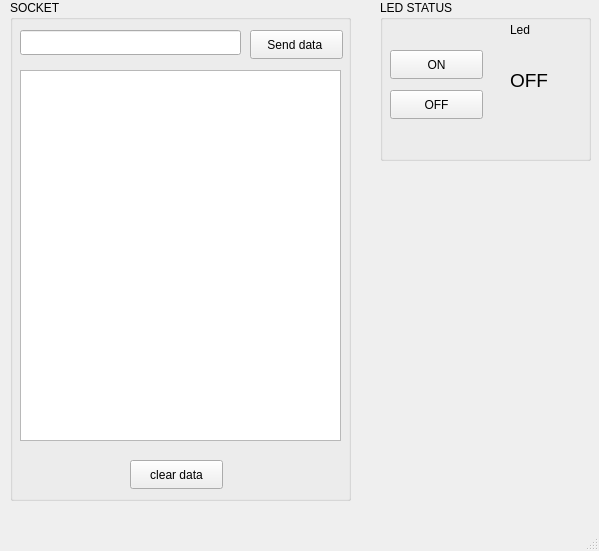
<?xml version="1.0" encoding="UTF-8"?>
<ui version="4.0">
 <class>MainWindow</class>
 <widget class="QMainWindow" name="MainWindow">
  <property name="geometry">
   <rect>
    <x>0</x>
    <y>0</y>
    <width>599</width>
    <height>551</height>
   </rect>
  </property>
  <property name="windowTitle">
   <string>MainWindow</string>
  </property>
  <widget class="QWidget" name="centralwidget">
   <widget class="QGroupBox" name="led_control_gr">
    <property name="geometry">
     <rect>
      <x>380</x>
      <y>0</y>
      <width>211</width>
      <height>161</height>
     </rect>
    </property>
    <property name="title">
     <string>LED STATUS</string>
    </property>
    <widget class="QPushButton" name="onButton">
     <property name="geometry">
      <rect>
       <x>10</x>
       <y>50</y>
       <width>93</width>
       <height>29</height>
      </rect>
     </property>
     <property name="text">
      <string>ON</string>
     </property>
    </widget>
    <widget class="QPushButton" name="offButton">
     <property name="geometry">
      <rect>
       <x>10</x>
       <y>90</y>
       <width>93</width>
       <height>29</height>
      </rect>
     </property>
     <property name="text">
      <string>OFF</string>
     </property>
    </widget>
    <widget class="QLabel" name="lblLedStatus">
     <property name="geometry">
      <rect>
       <x>130</x>
       <y>20</y>
       <width>31</width>
       <height>20</height>
      </rect>
     </property>
     <property name="text">
      <string>Led</string>
     </property>
    </widget>
    <widget class="QLabel" name="lblStatus">
     <property name="geometry">
      <rect>
       <x>130</x>
       <y>50</y>
       <width>61</width>
       <height>61</height>
      </rect>
     </property>
     <property name="font">
      <font>
       <pointsize>14</pointsize>
      </font>
     </property>
     <property name="text">
      <string>OFF</string>
     </property>
    </widget>
   </widget>
   <widget class="QGroupBox" name="groupBox">
    <property name="geometry">
     <rect>
      <x>10</x>
      <y>0</y>
      <width>341</width>
      <height>501</height>
     </rect>
    </property>
    <property name="title">
     <string>SOCKET</string>
    </property>
    <widget class="QPushButton" name="sendDataButton">
     <property name="geometry">
      <rect>
       <x>240</x>
       <y>30</y>
       <width>93</width>
       <height>29</height>
      </rect>
     </property>
     <property name="text">
      <string>Send data </string>
     </property>
    </widget>
    <widget class="QLineEdit" name="lineEdit_Write_Data">
     <property name="geometry">
      <rect>
       <x>10</x>
       <y>30</y>
       <width>221</width>
       <height>25</height>
      </rect>
     </property>
    </widget>
    <widget class="QTextEdit" name="textEdit_Data">
     <property name="geometry">
      <rect>
       <x>10</x>
       <y>70</y>
       <width>321</width>
       <height>371</height>
      </rect>
     </property>
    </widget>
    <widget class="QPushButton" name="pushButton">
     <property name="geometry">
      <rect>
       <x>120</x>
       <y>460</y>
       <width>93</width>
       <height>29</height>
      </rect>
     </property>
     <property name="text">
      <string>clear data</string>
     </property>
    </widget>
   </widget>
  </widget>
  <widget class="QStatusBar" name="statusbar"/>
 </widget>
 <resources/>
 <connections/>
</ui>
